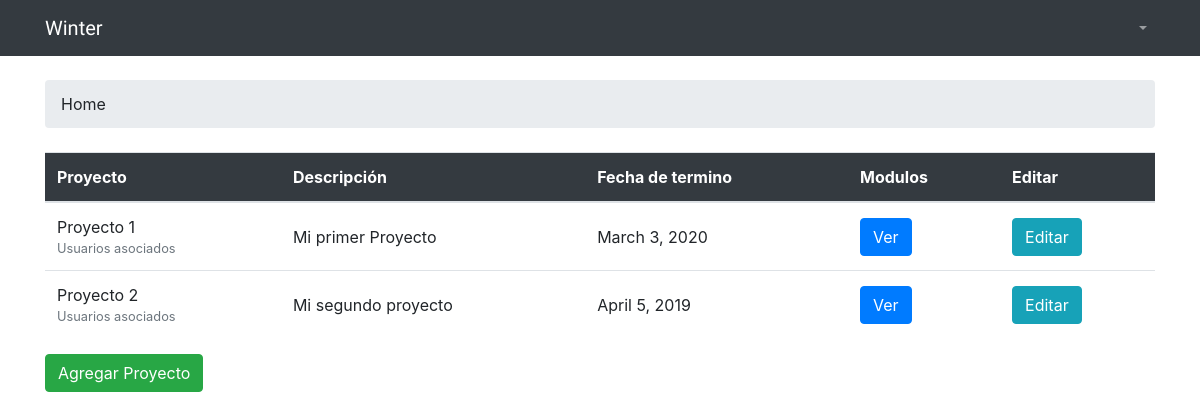
/projects/, run on the app's committed database.
### projects/models.py (models this page shows, shortened)
class Project(models.Model):
    name = models.CharField(max_length=30, unique=True)
    description = models.CharField(max_length=100)
    submission_deadline = models.DateField(auto_now_add=False)
    start_date = models.DateTimeField(auto_now_add = True)

### projects/views.py (the view)
# urls.py: url(r'^projects/$', views.ProjectListView.as_view(), name='home'),
class ProjectListView(ListView):
    model = Project
    context_object_name = 'projects'
    template_name = 'home.html'

### templates/home.html
{% extends 'base.html' %}
{% block breadcrumb %}
<li class="breadcrimb-item active">Home</li>
{% endblock %}
{% block content %}
<table class="table">
    <thead class="thead-inverse">
        <tr class="text-white bg-dark">
            <th class="align-middle">Proyecto</th>
            <th class="align-middle">Descripción</th>
            <th class="align-middle">Fecha de termino</th>
            <th class="align-middle">Modulos</th>
            <th class="align-middle">Editar</th>
        </tr>
        <thead>
            <tbody>
                {% for project in projects %}
                <tr>
                    <td>
                        <a>{{project.name}}</a>
                         <small class="text-muted d-block">Usuarios asociados</small>
                    </td>
                    <td class="align-middle">{{project.description}}</td>
                    <td class="align-middle">{{project.submission_deadline}}</td>
                    <td class="align-middle"><input type="button" class ="btn btn-primary" onclick="location.href='{% url 'project_modules' project.pk  %}';" value="Ver" /></td>
                    <td class="align-middle"><input type="button" class ="btn btn-info" onclick="#" value="Editar" /></td>
                </tr>
                {% endfor %}
            </tbody>
</table>
<a href="{% url 'new_project' %}" class="btn btn-success">Agregar Proyecto</a>
{% endblock %}

### data on the page
Project: name "Proyecto 1", description "Mi primer Proyecto", submission_deadline "March 3, 2020", id "Ver"
Project: name "Proyecto 2", description "Mi segundo proyecto", submission_deadline "April 5, 2019", id "Ver"
